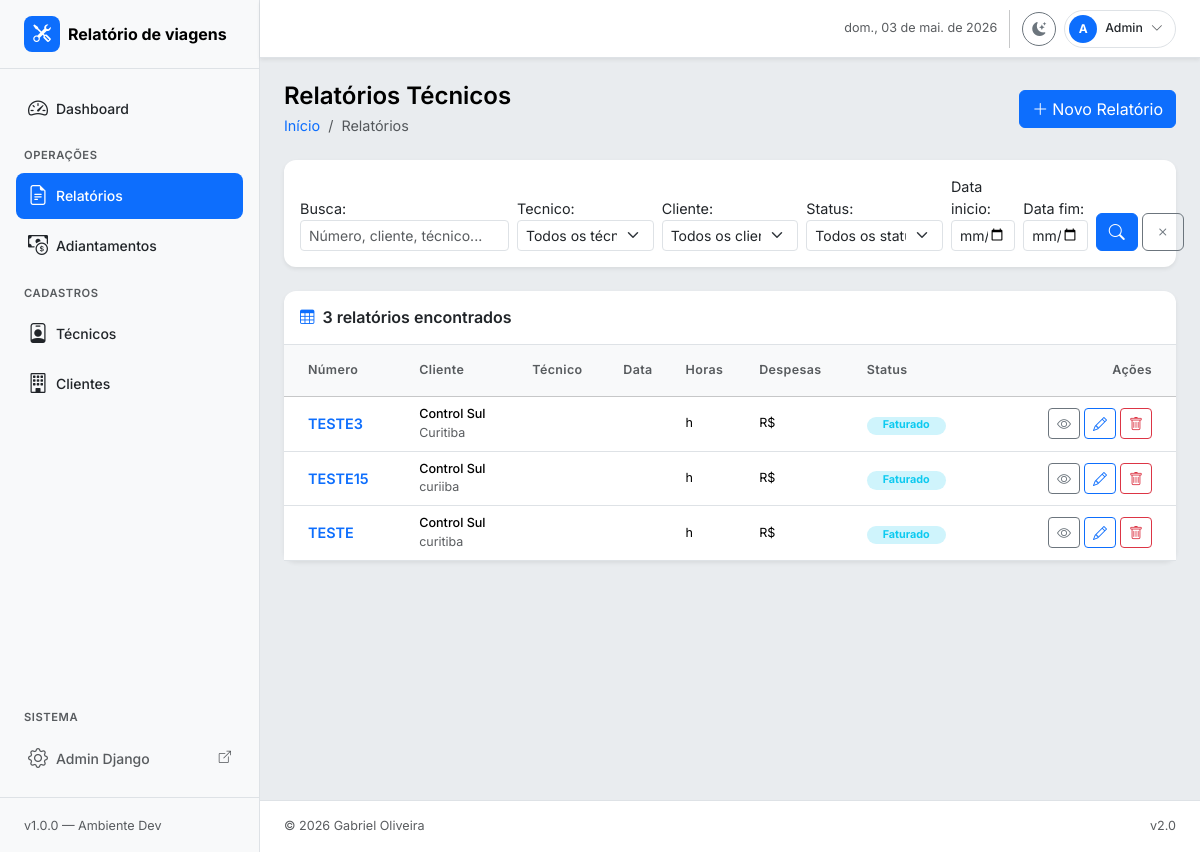
The app's page /relatorios/, older data.
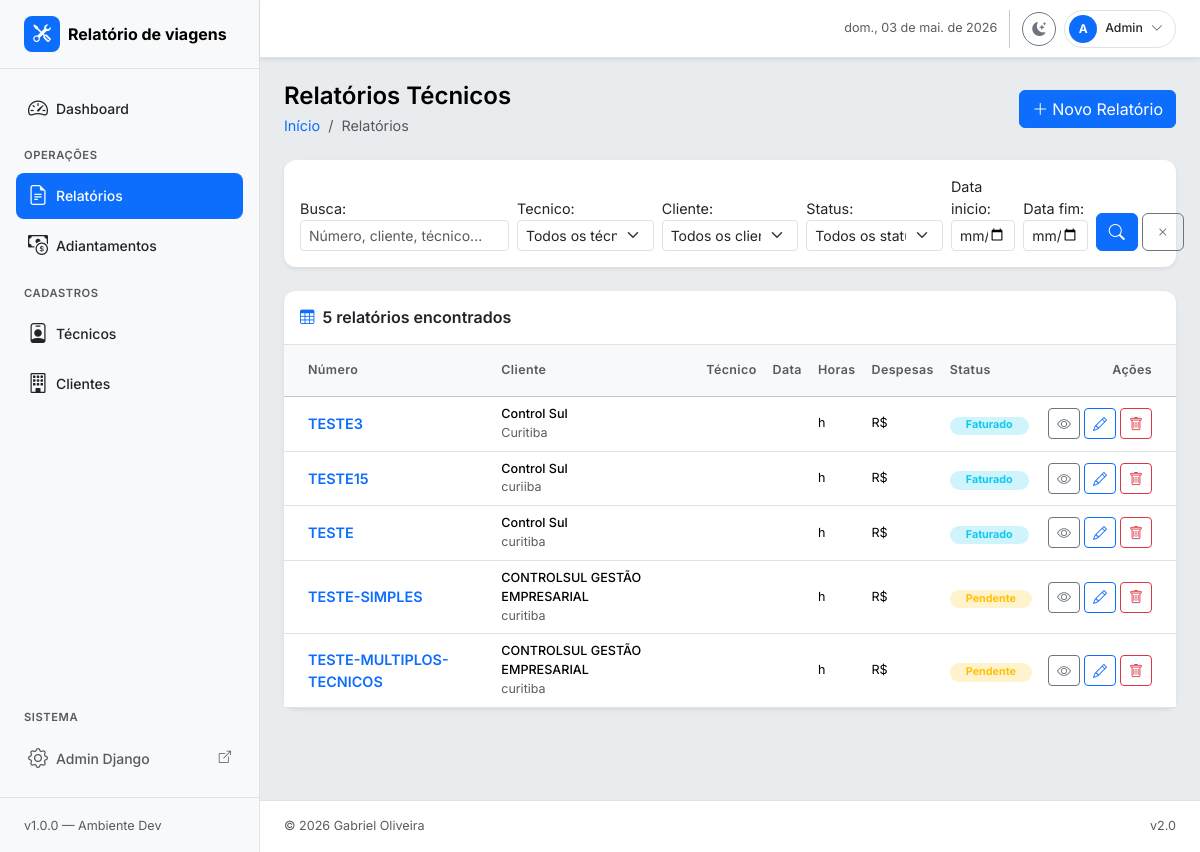
The same page, newer data.
### relatorios/models.py (models this page shows, shortened)
class RelatorioTecnico(models.Model):
    numero = models.CharField("Número", max_length=30, unique=True)
    status = models.CharField(
        "Status",
        max_length=20,
        choices=StatusRelatorio.choices,
        default=StatusRelatorio.RASCUNHO,
    )
    cliente = models.ForeignKey(
        Cliente,
        on_delete=models.PROTECT,
        related_name="relatorios",
        verbose_name="Cliente",
    )
    tecnico_responsavel = models.ForeignKey(
        Tecnico,
        on_delete=models.PROTECT,
        related_name="relatorios_responsavel",
        verbose_name="Técnico responsável",
    )
    tecnicos_adicionais = models.ManyToManyField(
        Tecnico,
        through="RelatorioTecnicoEquipe",
        related_name="relatorios_equipe",
        blank=True,
        verbose_name="Equipe adicional",
    )
    STATUS_CHOICES = [
        ("rascunho", "Rascunho"),
        ("enviado", "Enviado"),
    ]
    status = models.CharField(
        max_length=20,
        choices=STATUS_CHOICES,
        default="rascunho",
    )
    cidade_atendimento = models.CharField("Cidade de atendimento", max_length=100)
    uf_atendimento = models.CharField(
        "UF",
        max_length=2,
        choices=UF.choices,
        default=UF.PR,
    )
    tipo_localidade = models.CharField(
        "Tipo de localidade",
        max_length=10,
        choices=TipoLocalidade.choices,
        default=TipoLocalidade.INTERIOR,
    )
    data_inicio = models.DateField("Data início")
    data_fim = models.DateField("Data fim")
    motivo = models.TextField("Motivo / Descrição do serviço")
    centro_custo = models.CharField(
        "Centro de custo / Classificação",
        max_length=100,
        blank=True,
        help_text="Aplicado a todos os itens deste relatório.",
    )
    valor_adiantamento = models.DecimalField(
        "Adiantamento recebido (R$)",
        max_digits=10,
        decimal_places=2,
        default=Decimal("0.00"),
        validators=[MinValueValidator(Decimal("0.00"))],
    )
    observacoes = models.TextField("Observações gerais", blank=True)
    criado_em = models.DateTimeField(auto_now_add=True)
    atualizado_em = models.DateTimeField(auto_now=True)
    class Meta:
        verbose_name = "Relatório Técnico"
        verbose_name_plural = "Relatórios Técnicos"
        ordering = ["-data_inicio", "-criado_em"]

class Cliente(models.Model):
    nome = models.CharField("Nome / Razão Social", max_length=200)
    cnpj_cpf = models.CharField(
        "CNPJ / CPF",
        max_length=20,
        blank=True,
        null=True,
        unique=True,
    )
    cidade = models.CharField(
        "Cidade",
        max_length=100,
        blank=True,
        null=True,
    )
    uf = models.CharField(
        "UF",
        max_length=2,
        choices=UF.choices,
        blank=True,
        null=True,
    )
    contato = models.CharField(
        "Contato",
        max_length=100,
        blank=True,
        null=True,
    )
    telefone = models.CharField(
        "Telefone",
        max_length=20,
        blank=True,
        null=True,
    )
    email = models.EmailField(
        "E-mail",
        blank=True,
        null=True,
    )
    ativo = models.BooleanField("Ativo", default=True)
    valor_km = models.DecimalField(
        "Valor por KM (R$)",
        max_digits=10,
        decimal_places=2,
        blank=True,
        null=True,
    )
    criado_em = models.DateTimeField(auto_now_add=True)
    class Meta:
        verbose_name = "Cliente"
        verbose_name_plural = "Clientes"
        ordering = ["nome"]
    def __str__(self):
        return self.nome

### relatorios/views.py (the view, shortened to what this page needs)
# urls.py: path("relatorios/", views.RelatorioListView.as_view(), name="relatorio_list"),
class RelatorioListView(ListView):
    model = RelatorioTecnico
    template_name = "relatorios/relatorio_list.html"
    context_object_name = "relatorios"
    paginate_by = 15
    def get_queryset(self):
        qs = RelatorioTecnico.objects.select_related("cliente", "tecnico_responsavel")
        form = RelatorioFiltroForm(self.request.GET)
        if form.is_valid():
            cd = form.cleaned_data
            if cd.get("tecnico"):
                qs = qs.filter(tecnico_responsavel=cd["tecnico"])
            if cd.get("cliente"):
                qs = qs.filter(cliente=cd["cliente"])
            if cd.get("status"):
                qs = qs.filter(status=cd["status"])
            if cd.get("data_inicio"):
                qs = qs.filter(data_inicio__gte=cd["data_inicio"])
            if cd.get("data_fim"):
                qs = qs.filter(data_fim__lte=cd["data_fim"])
        return qs
    def get_context_data(self, **kwargs):
        ctx = super().get_context_data(**kwargs)
        ctx["form_filtro"] = RelatorioFiltroForm(self.request.GET)
        ctx["titulo_pagina"] = "Relatórios Técnicos"
        ctx["total"] = self.get_queryset().count()
        return ctx

### relatorios/models.py (called while the page is built)
    def __str__(self):
        return self.nome

### templates/relatorios/relatorio_list.html (shortened to what the changed rows need)
{% extends "base.html" %}
{% block content %}
<div class="card border-0 shadow-sm">
  <div class="card-header bg-transparent border-bottom py-3 d-flex align-items-center justify-content-between">
    <div class="d-flex align-items-center gap-2">
      <i class="bi bi-table text-primary"></i>
      <h6 class="mb-0 fw-semibold">
        {{ total }} relatório{{ total|pluralize }} encontrado{{ total|pluralize }}
      </h6>
    </div>
  </div>
  <div class="card-body p-0">
    {% if relatorios %}
    <div class="table-responsive">
      <table class="table table-hover align-middle mb-0">
        <thead class="table-light">
          <tr>
            <th class="ps-4 py-3 fw-semibold text-muted small">Número</th>
            <th class="py-3 fw-semibold text-muted small">Cliente</th>
            <th class="py-3 fw-semibold text-muted small">Técnico</th>
            <th class="py-3 fw-semibold text-muted small">Data</th>
            <th class="py-3 fw-semibold text-muted small">Horas</th>
            <th class="py-3 fw-semibold text-muted small">Despesas</th>
            <th class="py-3 fw-semibold text-muted small">Status</th>
            <th class="py-3 fw-semibold text-muted small text-end pe-4">Ações</th>
          </tr>
        </thead>
        <tbody>
          {% for r in relatorios %}
          <tr>
            <td class="ps-4">
              <a href="{% url 'relatorios:relatorio_detail' r.pk %}"
                 class="fw-semibold text-primary text-decoration-none">
                {{ r.numero }}
              </a>
            </td>
            <td>
              <div class="small fw-medium">{{ r.cliente.nome }}</div>
              <div class="text-muted" style="font-size:.78rem;">{{ r.cidade_atendimento }}</div>
            </td>
            <td class="small">{{ r.tecnico.nome }}</td>
            <td class="small text-muted">{{ r.data_atendimento|date:"d/m/Y" }}</td>
            <td class="small">{{ r.horas_trabalhadas }}h</td>
            <td class="small">R$ {{ r.valor_despesas }}</td>
            <td>
              {% if r.status == 'pendente' %}
                <span class="badge bg-warning-subtle text-warning rounded-pill px-3">Pendente</span>
              {% elif r.status == 'fechado' %}
                <span class="badge bg-success-subtle text-success rounded-pill px-3">Fechado</span>
              {% else %}
                <span class="badge bg-info-subtle text-info rounded-pill px-3">Faturado</span>
              {% endif %}
            </td>
            <td class="text-end pe-4">
              <div class="d-flex gap-1 justify-content-end">
                <a href="{% url 'relatorios:relatorio_detail' r.pk %}"
                   class="btn btn-sm btn-outline-secondary" title="Ver">
                  <i class="bi bi-eye"></i>
                </a>
                <a href="{% url 'relatorios:relatorio_update' r.pk %}"
                   class="btn btn-sm btn-outline-primary" title="Editar">
                  <i class="bi bi-pencil"></i>
                </a>
                <a href="{% url 'relatorios:relatorio_delete' r.pk %}"
                   class="btn btn-sm btn-outline-danger" title="Excluir">
                  <i class="bi bi-trash"></i>
                </a>
              </div>
            </td>
          </tr>
          {% endfor %}
        </tbody>
      </table>
    </div>
    {% endif %}
  </div>
</div>
{% endblock %}

Row changes from the older to the newer data that the page shows:
added RelatorioTecnico: numero "TESTE-SIMPLES", cliente.nome "CONTROLSUL GESTÃO EMPRESARIAL", cidade_atendimento "curitiba", status "Pendente"
added RelatorioTecnico: numero "TESTE-MULTIPLOS-TECNICOS", cliente.nome "CONTROLSUL GESTÃO EMPRESARIAL", cidade_atendimento "curitiba", status "Pendente"
Text that changed along with them:
{{ total }}: "3" → "5"
